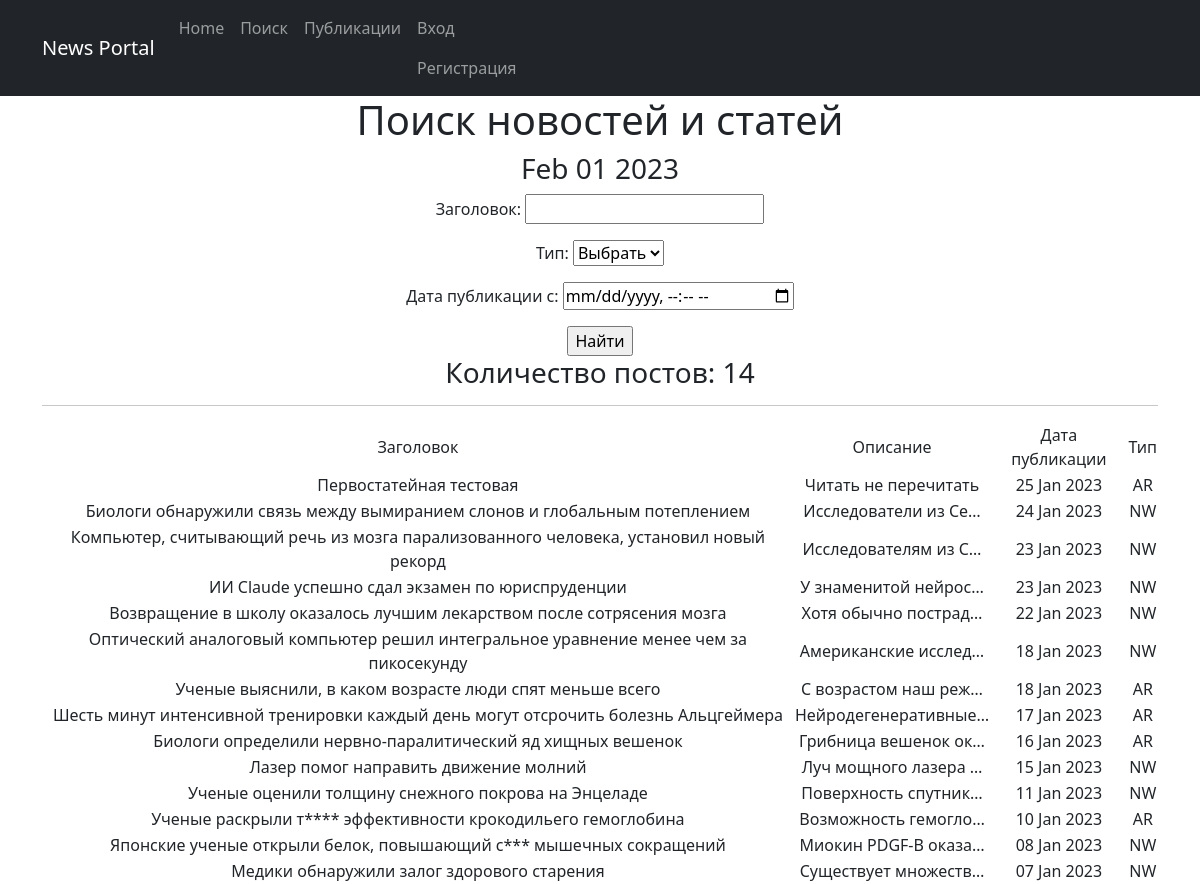
Page /posts/search/ on the earlier database version.
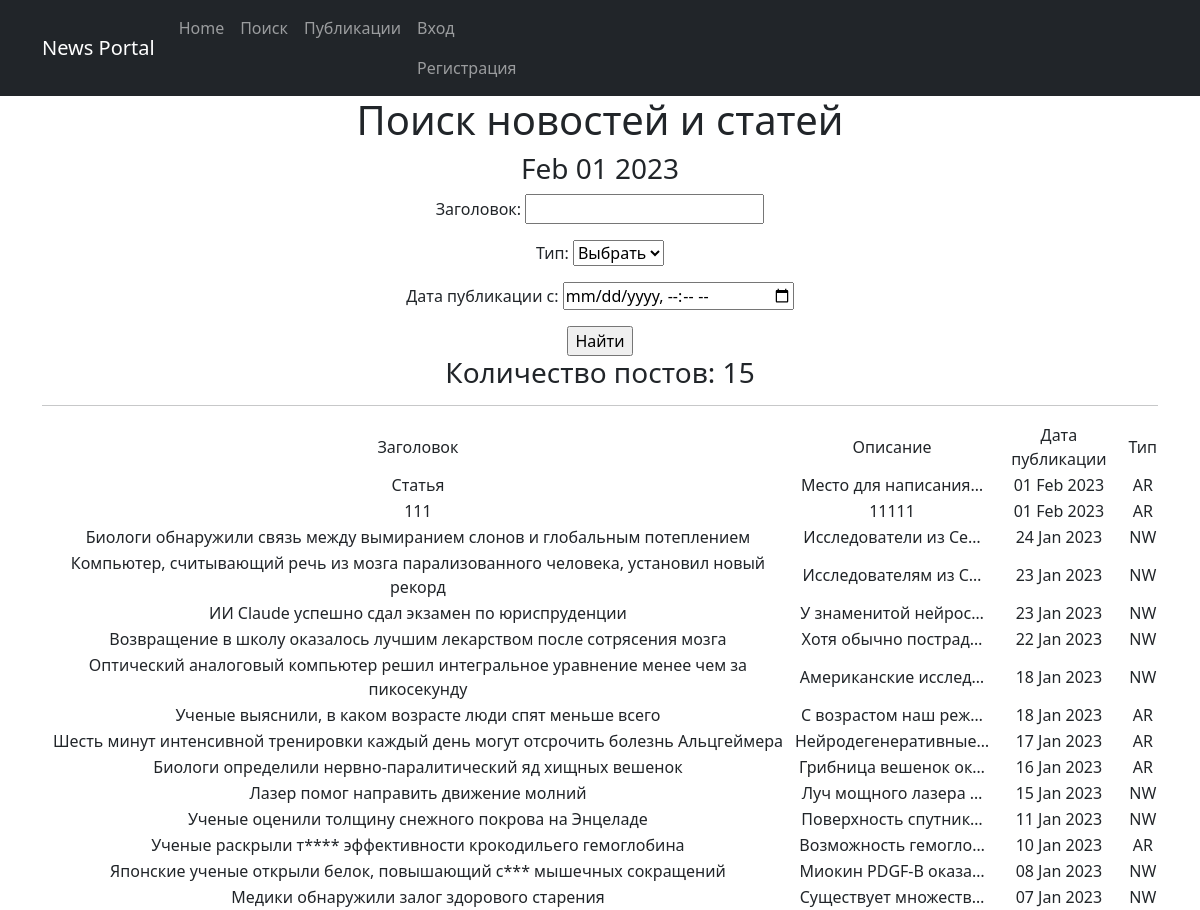
Same page on the later database version.
### portal/models.py (models this page shows, shortened)
class Post(models.Model):
    NEWS = 'NW'
    ARTICLE = 'AR'
    CATEGORY_CHOICES = [
        (NEWS, 'Новость'),
        (ARTICLE, 'Статья'),
    ]
    author = models.ForeignKey(Author, on_delete = models.CASCADE)
    category_type = models.CharField(max_length=2, choices=CATEGORY_CHOICES, default=NEWS)
    date_create = models.DateTimeField(auto_now_add=True)
    post_category = models.ManyToManyField(Category, through='PostCategory')
    title = models.CharField(max_length=128)
    text = models.TextField()
    rating = models.SmallIntegerField(default=0)

### portal/views.py (the view)
# urls.py: path('search/', PostSearch.as_view()),
class PostSearch(ListView):
    form_class = PostForm
    model = Post
    ordering = '-date_create'
    template_name = 'search.html'
    context_object_name = 'posts'
    def get_queryset(self):
        queryset = super().get_queryset()
        self.filterset = PostFilter(self.request.GET, queryset)
        return self.filterset.qs
    def get_context_data(self, **kwargs):
        context = super().get_context_data(**kwargs)
        context['filterset'] = self.filterset
        return context

### portal/templatetags/custom_filters.py (called while the page is built)
@register.filter()
def censor(value):
    bad_words = ['тайну', 'силу', 'глубина', 'кислород']
    if not isinstance(value, str):
        raise TypeError(f"unresolved type '{type(value)}' expected type 'str'")
    for word in value.split():
        if word.lower() in bad_words:
            value = value.replace(word, f'{word[0]}{"*" * (len(word)-1)}')
    return value

### portal/templatetags/custom_tags.py (called while the page is built)
@register.simple_tag()
def current_time(format_string='%b %d %Y'):
    return datetime.utcnow().strftime(format_string)

### templates/search.html (shortened to what this page needs)
{% extends 'flatpages/default.html' %}
{% load custom_filters %}
{% load custom_tags %}
{% block content %}
    <h1>Поиск новостей и статей</h1>
    <h3>{% current_time '%b %d %Y' %}</h3>
    <form action="" method="get">
       {{ filterset.form.as_p }}
       <input type="submit" value="Найти" />
    </form>
    <h3>Количество постов: {{ posts|length }}</h3>
    <hr>
    {% if posts %}
        <table align="center">
            <tr>
                <td>Заголовок</td>
                <td>Описание</td>
                <td>Дата публикации</td>
                <td>Тип</td>
            </tr>
            {% for post in posts %}
            <tr>
                <td>{{ post.title|censor }}</td>
                <td>{{ post.text|censor|truncatechars:20 }}</td>
                <td>{{ post.date_create|date:'d M Y' }}</td>
                <td>{{ post.category_type }}</td>
            </tr>
            {% endfor %}
        </table>
    {% else %}
        <h3>Новостей и статей нет!</h3>
    {% endif %}
{% endblock content %}

### templates/flatpages/default.html (shortened to what this page needs)
<!DOCTYPE html>
<html lang="en">
    <head>
        {% load static %}
        <link href="{% static 'css/styles.css' %}" rel="stylesheet" />
    </head>
    <body>
       <nav class="navbar navbar-expand-lg navbar-dark bg-dark static-top">
   <div class="container">
       <a class="navbar-brand" href="#">News Portal</a>
       <div class="collapse navbar-collapse" id="navbarResponsive">
           <ul class="navbar-nav ml-auto">
               <li class="nav-item active">
                   <a class="nav-link" href="/posts/">Home</a>
               </li>
               <li class="nav-item">
                   <a class="nav-link" href="/posts/search/">Поиск</a>
               </li>
               <li class="nav-item">
                   <a class="nav-link" href="/posts/">Публикации</a>
               </li>
               <li class="nav-item">
                   {% if request.user.is_authenticated %}
                        {{ request.user.username }}
                        <a class="nav-link" href="http://127.0.0.1:8000/accounts/logout/">Выход</a>
                   {% else %}
                        <a class="nav-link" href="http://127.0.0.1:8000/accounts/login/">Вход</a>
                        <a class="nav-link" href="http://127.0.0.1:8000/accounts/signup/">Регистрация</a>
                   {% endif %}
               </li>
           </ul>
       </div>
   </div>
</nav>
        <div class="container">
            <div class="row">
                <div class="col-lg-12 text-center">
                    {% block content %}{% endblock content %}
                </div>
            </div>
        </div>
    </body>
</html>

Differences in the rows shown:
removed Post: title|censor "Первостатейная тестовая", text|censor "Читать не перечитать", date_create "25 Jan 2023", category_type "AR"
added Post: title|censor "Статья", text|censor "Место для написания…", date_create "01 Feb 2023", category_type "AR"
added Post: title|censor "111", text|censor "11111", date_create "01 Feb 2023", category_type "AR"
Other differences:
{{ posts|length }}: "14" → "15"
